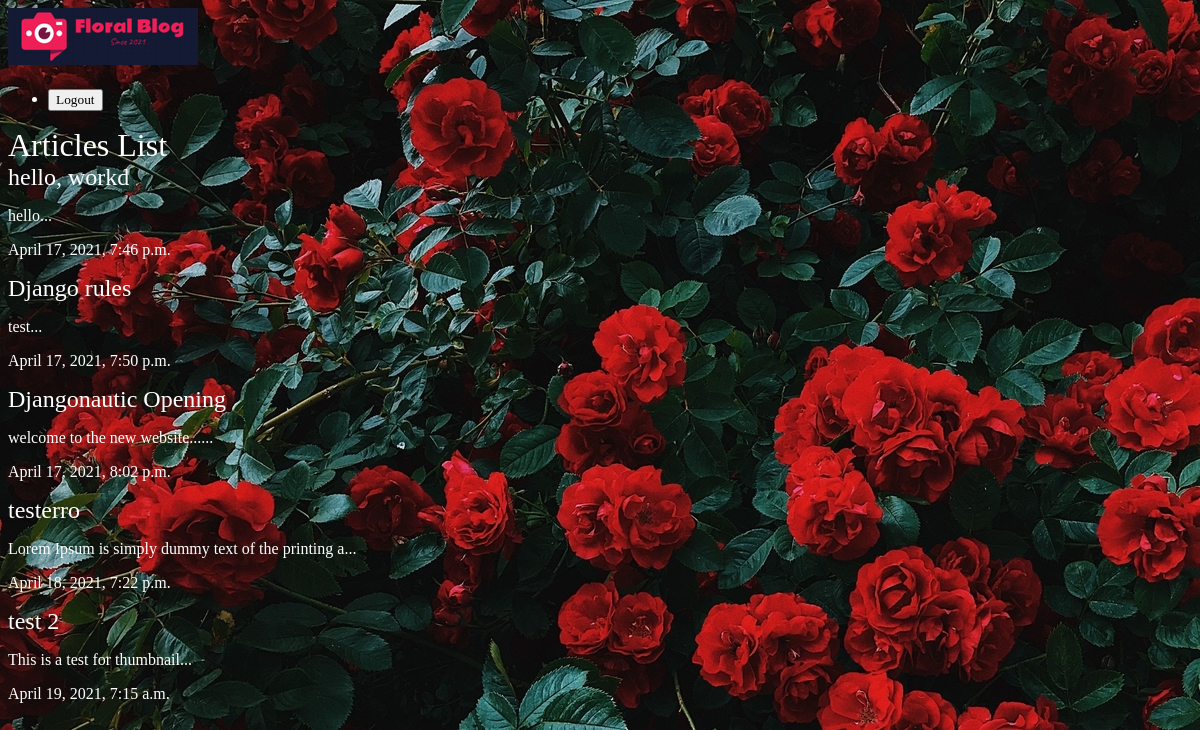
The app's page /articles/ with its own data.
### articles/models.py (models this page shows, shortened)
class Article(models.Model):
    title = models.CharField(max_length=100)
    slug = models.SlugField()
    body = models.TextField()
    date = models.DateTimeField(auto_now_add=True)
    thumb = models.ImageField(default='default.jpg', blank=True)
    def snippet(self):
        return self.body[:50] + '...'

### articles/views.py (the view)
def article_list(request):
    articles = Article.objects.all().order_by('date')
    return render(request, 'articles/article_list.html', {'articles': articles})

### articles/templates/articles/article_list.html (shortened to what this page needs)
{% extends 'base_layout.html' %}
{% block content %}
  <h1>Articles List</h1>
    {% for article in articles %}
        <div class="article">
            <h2><a href="{% url 'articles:detail' slug=article.slug %}"> {{ article.title }} </a></h2>
            <p>{{ article.snippet }}</p>
            <p>{{ article.date }}</p>
        </div>
    {% endfor %}
    </div>
{% endblock %}

### assets/styles.css (style rules this page uses)
body { background-color: #0f121f; background-image: url('wallpaper.jpg'); background-repeat-y: repeat; color: #fff; }
body * { font-family: Ubuntu; }
h1, h2, h3, h4, h5 { font-weight: normal; margin: 0; }
a, a:hover, a:visited { color: #fff; text-decoration: none; }

### records on screen
Article: title "hello, workd", snippet "hello...", date "April 17, 2021, 7:46 p.m."
Article: title "Django rules", snippet "test...", date "April 17, 2021, 7:50 p.m."
Article: title "Djangonautic Opening", snippet "welcome to the new website......", date "April 17, 2021, 8:02 p.m."
Article: title "testerro", snippet "Lorem Ipsum is simply dummy text of the printing a...", date "April 18, 2021, 7:22 p.m."
Article: title "test 2", snippet "This is a test for thumbnail...", date "April 19, 2021, 7:15 a.m."
